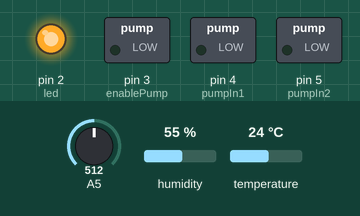
A sketch run on a simulated Arduino Uno, built with avr-gcc and run on an emulated ATmega328P. Shown: switched loads named in the sketch (green lamp = pin HIGH), output pins drawn as LEDs (lit = HIGH). Dashed ring = blinking. The test bench sets the inputs (shaded band); at power-on: A5 = 512, humidity 55 %, temperature 24 °C. What the sketch prints to the serial monitor is not drawn.

Above: at 1.2 s.
1.3 s: A5 set to 540
7.5 s: A5 set to 568
At 9.4 s:
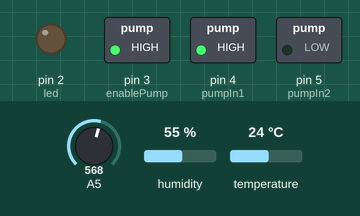
24.6 s: A5 set to 511
At 24.9 s:
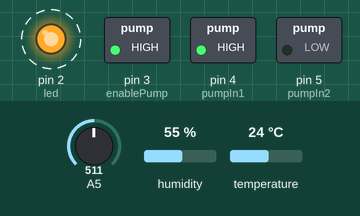
31.6 s: A5 set to 560
At 37.9 s:
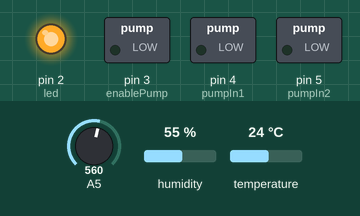
Timing chart, 0 to 38.1 s (numbered marks = the images above; inputs shaded):
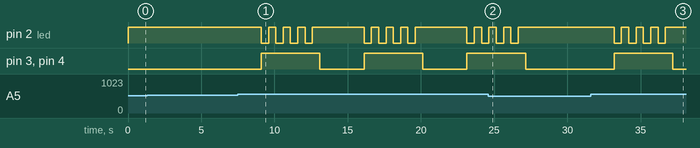

The sketch:

Watering_system.ino
```cpp
#include <DHT.h>

int led = 2;

unsigned int soilHumidity;
unsigned int soilHumidityH;
unsigned int soilHumidityL;

int enablePump = 3;
int pumpIn1 = 4;
int pumpIn2 = 5;

unsigned int airTemperature = 0;
unsigned int airHumidity = 0;
DHT dht(13, DHT11);

unsigned int code;

void setup() {
  Serial.begin(9600);

  dht.begin();

  pinMode(led, OUTPUT);

  pinMode(enablePump, OUTPUT);
  pinMode(pumpIn1, OUTPUT);
  pinMode(pumpIn2, OUTPUT);

  digitalWrite(led, HIGH);

  digitalWrite(enablePump, LOW);
  digitalWrite(pumpIn1, LOW);
  digitalWrite(pumpIn2, LOW);
}

void waterPlant(int timer) {
  Serial.write(128);
  Serial.write(128);
  Serial.write(airTemperature);
  Serial.write(airHumidity);

  digitalWrite(enablePump, HIGH);
  digitalWrite(pumpIn1, HIGH);
  digitalWrite(pumpIn2, LOW);

  int timePassed = 0;

  while (timePassed < timer) {
    digitalWrite(led, LOW);

    delay(500);

    digitalWrite(led, HIGH);

    delay(500);

    timePassed += 1000;
  }

  digitalWrite(enablePump, LOW);
  digitalWrite(pumpIn1, LOW);
  digitalWrite(pumpIn2, LOW);

  digitalWrite(led, HIGH);
}

void loop() {
  if (Serial.available() > 0) {
    code = Serial.read();

    //flush serial
    while(Serial.available()){Serial.read();}

    if (code == 255) {
      waterPlant(2000);
    }
  }

  airTemperature = dht.readTemperature();
  airHumidity = dht.readHumidity();

  soilHumidity = analogRead(A5);
  soilHumidityL = soilHumidity % 128;
  soilHumidityH = soilHumidity >> 7;

  if (soilHumidity > 550) {
    waterPlant(4000);
  }

  Serial.write(soilHumidityH);
  Serial.write(soilHumidityL);
  Serial.write(airTemperature);
  Serial.write(airHumidity);

  delay(3000);
}
```

Measured:
- the behaviour switches between 550 and 551 on A5 (found by bisection; images 0 and 1)
- after the input at 1.3 s, every drawn part: stays the same
- after the input at 7.5 s, pin 2 (led): HIGH → LOW after 1.6 s, then repeats every 7.0 s: 3 × (HIGH 0.50 s, LOW 0.50 s), HIGH 3.5 s, LOW 0.50 s; pin 3 (enablePump), pin 4 (pumpIn1): alternates HIGH for 4.0 s and LOW for 3.0 s, starting after 1.6 s
- after the input at 24.6 s, pin 2 (led): goes on until 26.6 s, then stays HIGH; pin 3 (enablePump), pin 4 (pumpIn1): goes on until 27.1 s, then stays LOW
- after the input at 31.6 s, pin 2 (led): alternates HIGH for 0.50 s and LOW for 0.50 s, 8 changes in all, then stays HIGH, starting after 1.6 s; pin 3 (enablePump), pin 4 (pumpIn1): LOW → HIGH after 1.6 s, → LOW 4.0 s later
